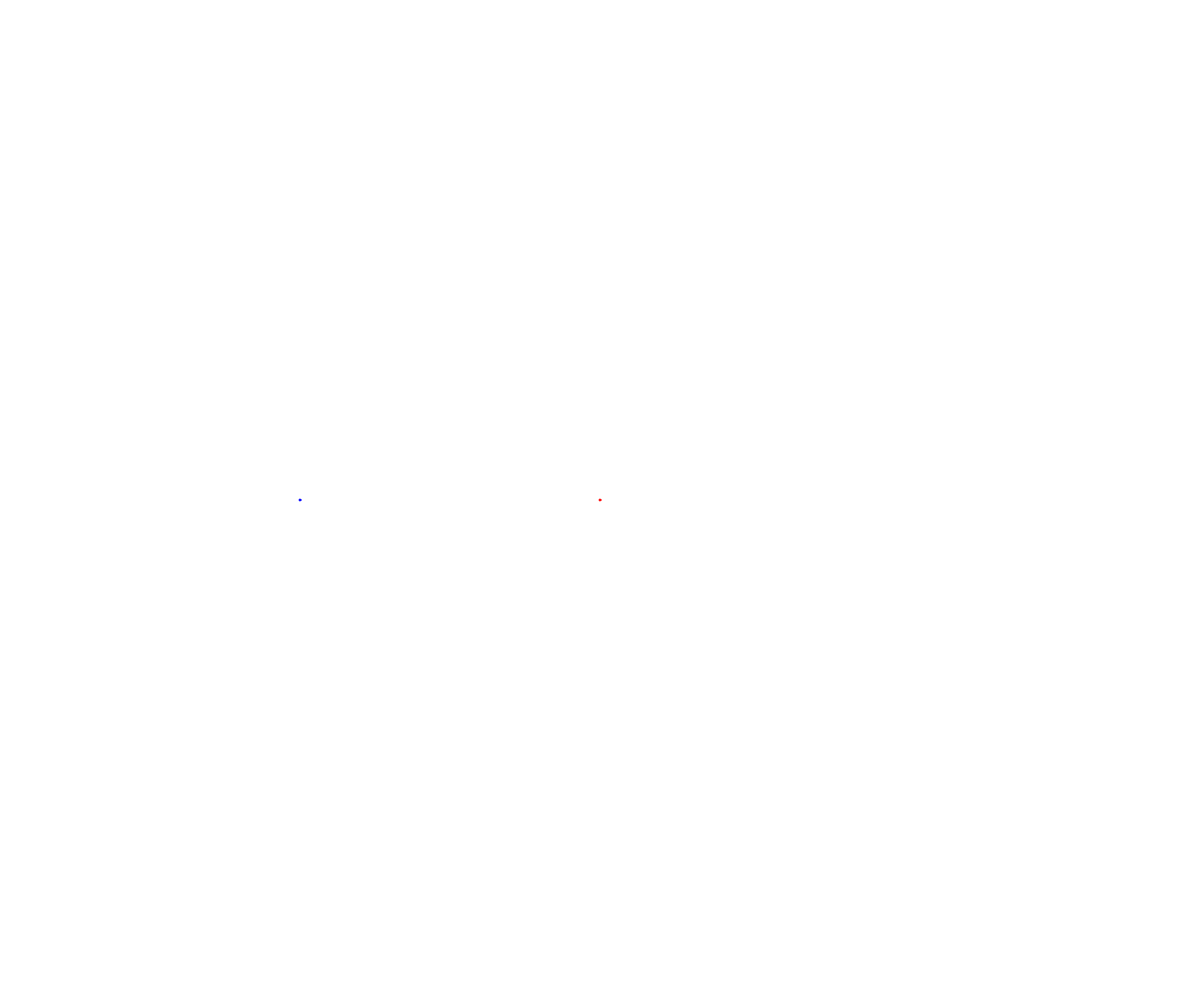
Frame 1 (no input)
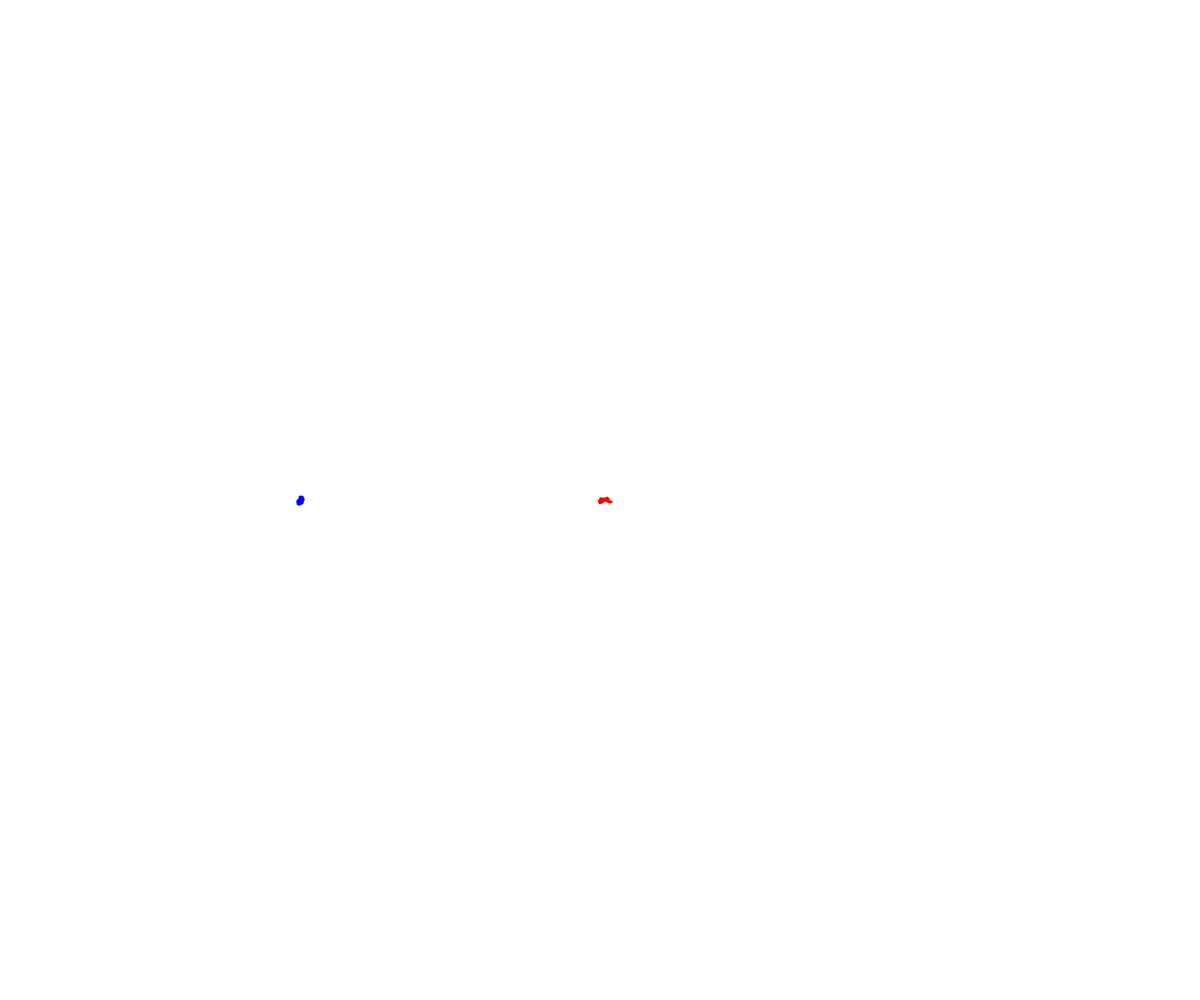
Frame 60 (no input)
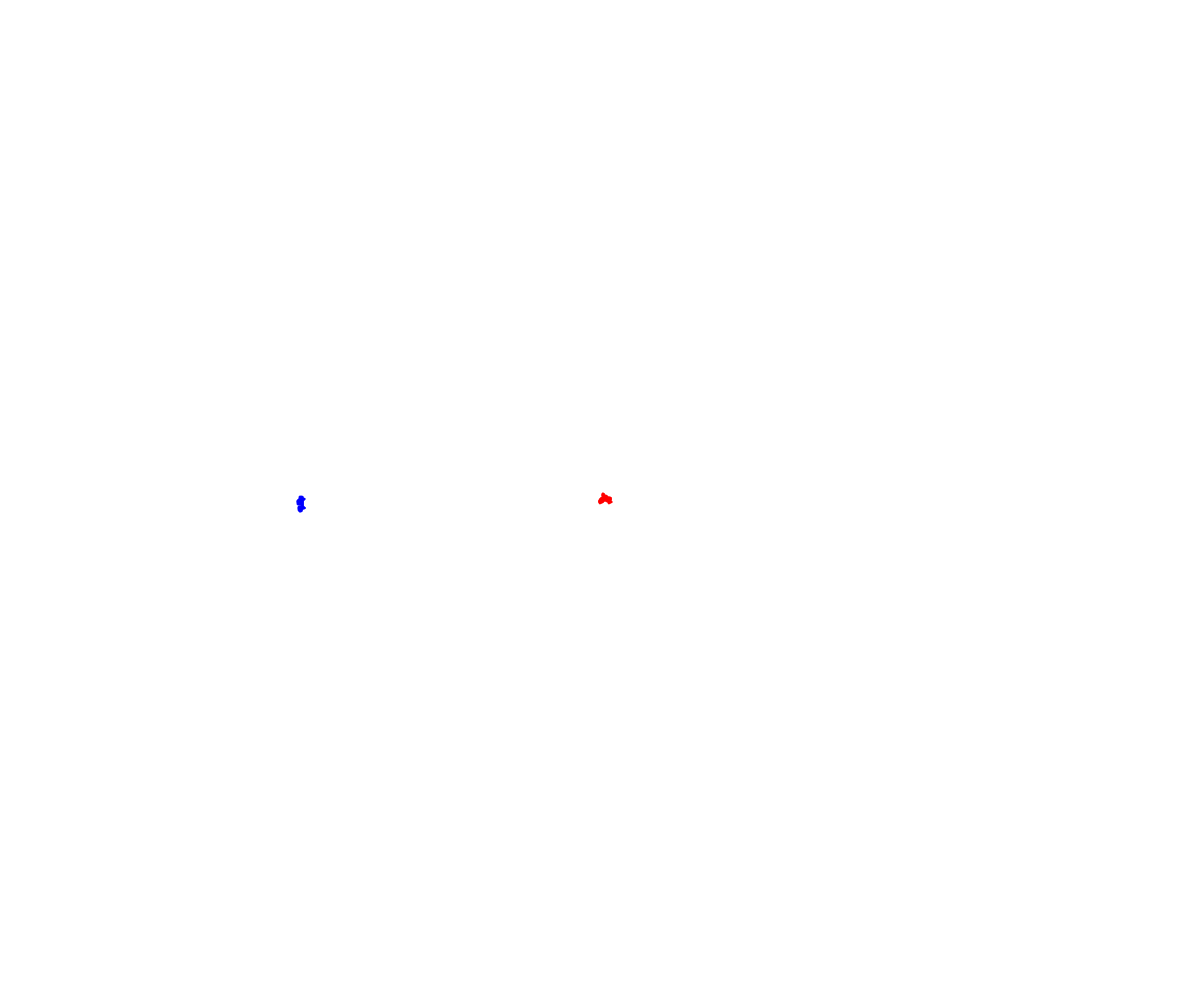
Frame 120 (the mouse pressed at the canvas centre since frame 60)

The p5.js sketch that drew these frames (run headless with seeded random() and noise() and a simulated clock; from frame 60 on, the mouse is pressed at the canvas centre):

// p5.js sketch
// ── sketch.js
// Walker OOP Demo

class Walker{
  constructor(x,y){
    this.x = x;
    this.y = y;
    this.color = "red";
    this.speed = 1;
    this.diameter = 2;
  }
  display(){
    fill(this.color);
    stroke(this.color);
    circle(this.x,this.y,this.diameter);
  }

  move(){
    let choice = random(100);
    if (choice < 25) {
      //up
      this.y -= this.speed;
    }
    else if (choice < 50){
      this.y += this.speed;

    }
    else if (choice < 75){
      this.x += this.speed;
    }
    else{
      this.x -= this.speed;
    }
  }
}

let tyler;

function setup() {
  createCanvas(windowWidth, windowHeight);
  tyler = new Walker(width/2, height/2);
  audrey = new Walker (300,500);
  audrey.color = 'blue';
}



function draw() {
  tyler.display();
  tyler.move();
  audrey.display();
  audrey.move();
}
